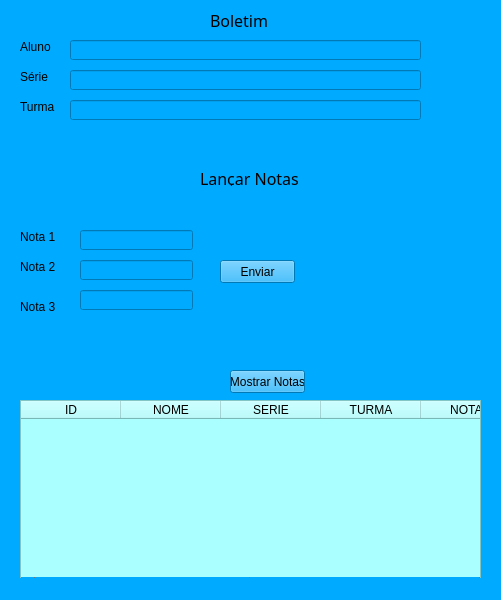
<?xml version="1.0" encoding="UTF-8"?>
<ui version="4.0">
 <class>MainWindow</class>
 <widget class="QMainWindow" name="MainWindow">
  <property name="geometry">
   <rect>
    <x>0</x>
    <y>0</y>
    <width>501</width>
    <height>600</height>
   </rect>
  </property>
  <property name="windowTitle">
   <string>MainWindow</string>
  </property>
  <property name="styleSheet">
   <string notr="true">background-color: rgb(0, 170, 255);</string>
  </property>
  <widget class="QWidget" name="centralwidget">
   <widget class="QLabel" name="label">
    <property name="geometry">
     <rect>
      <x>210</x>
      <y>10</y>
      <width>61</width>
      <height>20</height>
     </rect>
    </property>
    <property name="font">
     <font>
      <family>Mongolian Baiti</family>
      <pointsize>12</pointsize>
     </font>
    </property>
    <property name="text">
     <string>Boletim</string>
    </property>
   </widget>
   <widget class="QLabel" name="label_2">
    <property name="geometry">
     <rect>
      <x>20</x>
      <y>40</y>
      <width>47</width>
      <height>13</height>
     </rect>
    </property>
    <property name="text">
     <string>Aluno</string>
    </property>
   </widget>
   <widget class="QLabel" name="label_3">
    <property name="geometry">
     <rect>
      <x>20</x>
      <y>70</y>
      <width>47</width>
      <height>13</height>
     </rect>
    </property>
    <property name="text">
     <string>Série</string>
    </property>
   </widget>
   <widget class="QLabel" name="label_4">
    <property name="geometry">
     <rect>
      <x>20</x>
      <y>100</y>
      <width>47</width>
      <height>13</height>
     </rect>
    </property>
    <property name="text">
     <string>Turma</string>
    </property>
   </widget>
   <widget class="QLabel" name="label_6">
    <property name="geometry">
     <rect>
      <x>200</x>
      <y>170</y>
      <width>101</width>
      <height>16</height>
     </rect>
    </property>
    <property name="font">
     <font>
      <family>Mongolian Baiti</family>
      <pointsize>12</pointsize>
     </font>
    </property>
    <property name="text">
     <string>Lançar Notas</string>
    </property>
   </widget>
   <widget class="QLineEdit" name="lineEdit">
    <property name="geometry">
     <rect>
      <x>70</x>
      <y>40</y>
      <width>351</width>
      <height>20</height>
     </rect>
    </property>
   </widget>
   <widget class="QLineEdit" name="lineEdit_2">
    <property name="geometry">
     <rect>
      <x>70</x>
      <y>70</y>
      <width>351</width>
      <height>20</height>
     </rect>
    </property>
   </widget>
   <widget class="QLineEdit" name="lineEdit_3">
    <property name="geometry">
     <rect>
      <x>70</x>
      <y>100</y>
      <width>351</width>
      <height>20</height>
     </rect>
    </property>
   </widget>
   <widget class="QTableWidget" name="tableWidget">
    <property name="geometry">
     <rect>
      <x>20</x>
      <y>400</y>
      <width>461</width>
      <height>192</height>
     </rect>
    </property>
    <property name="font">
     <font>
      <weight>75</weight>
      <bold>true</bold>
     </font>
    </property>
    <property name="styleSheet">
     <string notr="true">background-color: rgb(0, 0, 127);
background-color: rgb(170, 255, 255);</string>
    </property>
    <column>
     <property name="text">
      <string>ID</string>
     </property>
    </column>
    <column>
     <property name="text">
      <string>NOME</string>
     </property>
    </column>
    <column>
     <property name="text">
      <string>SERIE</string>
     </property>
    </column>
    <column>
     <property name="text">
      <string>TURMA</string>
     </property>
    </column>
    <column>
     <property name="text">
      <string>NOTA 1</string>
     </property>
    </column>
    <column>
     <property name="text">
      <string>NOTA 2</string>
     </property>
    </column>
    <column>
     <property name="text">
      <string>NOTA 3</string>
     </property>
    </column>
    <column>
     <property name="text">
      <string>MEDIA</string>
     </property>
    </column>
   </widget>
   <widget class="QPushButton" name="pushButton">
    <property name="geometry">
     <rect>
      <x>220</x>
      <y>260</y>
      <width>75</width>
      <height>23</height>
     </rect>
    </property>
    <property name="text">
     <string>Enviar</string>
    </property>
   </widget>
   <widget class="QLabel" name="label_7">
    <property name="geometry">
     <rect>
      <x>20</x>
      <y>230</y>
      <width>47</width>
      <height>13</height>
     </rect>
    </property>
    <property name="text">
     <string>Nota 1</string>
    </property>
   </widget>
   <widget class="QLabel" name="label_8">
    <property name="geometry">
     <rect>
      <x>20</x>
      <y>260</y>
      <width>47</width>
      <height>13</height>
     </rect>
    </property>
    <property name="text">
     <string>Nota 2</string>
    </property>
   </widget>
   <widget class="QLabel" name="label_9">
    <property name="geometry">
     <rect>
      <x>20</x>
      <y>300</y>
      <width>47</width>
      <height>13</height>
     </rect>
    </property>
    <property name="text">
     <string>Nota 3</string>
    </property>
   </widget>
   <widget class="QLineEdit" name="lineEdit_4">
    <property name="geometry">
     <rect>
      <x>80</x>
      <y>230</y>
      <width>113</width>
      <height>20</height>
     </rect>
    </property>
   </widget>
   <widget class="QLineEdit" name="lineEdit_5">
    <property name="geometry">
     <rect>
      <x>80</x>
      <y>260</y>
      <width>113</width>
      <height>20</height>
     </rect>
    </property>
   </widget>
   <widget class="QLineEdit" name="lineEdit_6">
    <property name="geometry">
     <rect>
      <x>80</x>
      <y>290</y>
      <width>113</width>
      <height>20</height>
     </rect>
    </property>
   </widget>
   <widget class="QLabel" name="label_10">
    <property name="geometry">
     <rect>
      <x>290</x>
      <y>150</y>
      <width>181</width>
      <height>20</height>
     </rect>
    </property>
    <property name="text">
     <string/>
    </property>
   </widget>
   <widget class="QPushButton" name="pushButton_2">
    <property name="geometry">
     <rect>
      <x>230</x>
      <y>370</y>
      <width>75</width>
      <height>23</height>
     </rect>
    </property>
    <property name="text">
     <string>Mostrar Notas</string>
    </property>
   </widget>
  </widget>
  <widget class="QMenuBar" name="menubar">
   <property name="geometry">
    <rect>
     <x>0</x>
     <y>0</y>
     <width>501</width>
     <height>21</height>
    </rect>
   </property>
  </widget>
  <widget class="QStatusBar" name="statusbar"/>
 </widget>
 <resources/>
 <connections/>
</ui>
